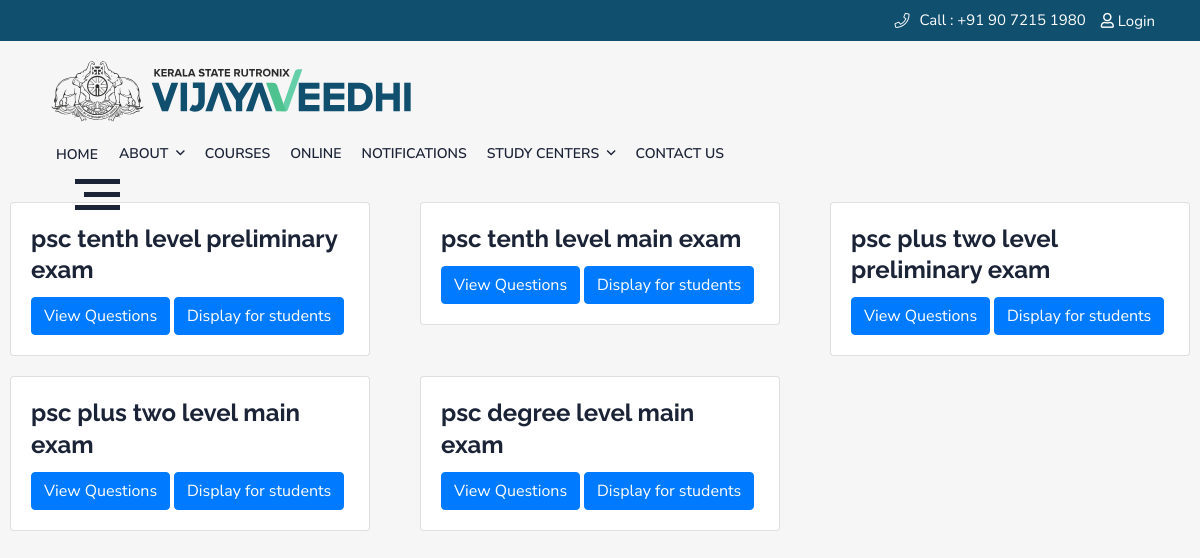
The app's page /view-test-questions/ with its own data.
### courses/models.py (models this page shows, shortened)
class Course(models.Model):
    course_name = models.CharField(max_length=200)
    slug = models.SlugField(default='', max_length=255, editable=False)
    course_description = models.TextField()
    course_image = models.ImageField(
        upload_to='images/course_images', default='images/default.png')
    completion_time = models.DurationField()
    rating = models.IntegerField(blank=True, null=True)
    price = models.DecimalField(max_digits=10, decimal_places=2)
    category = models.ForeignKey(Category, on_delete=models.CASCADE)

### vtc_exact_app/views.py (the view)
# urls.py: path('view-test-questions/', show_test_questions, name='show_test_questions'),
def show_test_questions(request):
    courses = Course.objects.all()
    return render(request,'view-test-questions-by-vtc.html',{'courses':courses})

### templates/view-test-questions-by-vtc.html
{% extends 'base.html' %}
{% load static %}
{% block base %}
{% include 'navbar.html' %}
<div class="row" style="margin-top:12rem;">
  {% for course in courses %}
  <div class="col-sm-4">
    <div class="card">
      <div class="card-body">
        <h5 class="card-title">{{course.course_name}}</h5>
        <a href="/view-test-questions-course/{{course.id}}" class="btn btn-primary">View Questions</a>
        <a href="#" class="btn btn-primary">Display for students</a>
      </div>
    </div>
  </div>
  {% endfor %}
</div>
{% endblock base %}

### account/static/assets/css/book.css (style rules this page uses)
html { height: 100%; }
*, *:after, *:before { -webkit-box-sizing: border-box; -moz-box-sizing: border-box; box-sizing: border-box; padding: 0; margin: 0; }
body { background: #f6f6f6; font-weight: 400; font-size: 15px; color: #333; overflow-x: hidden; }
a { color: #555; text-decoration: none; }

### records on screen
Course: course_name "psc tenth level preliminary exam"
Course: course_name "psc tenth level main exam"
Course: course_name "psc plus two level preliminary exam"
Course: course_name "psc plus two level main exam"
Course: course_name "psc degree level main exam"
